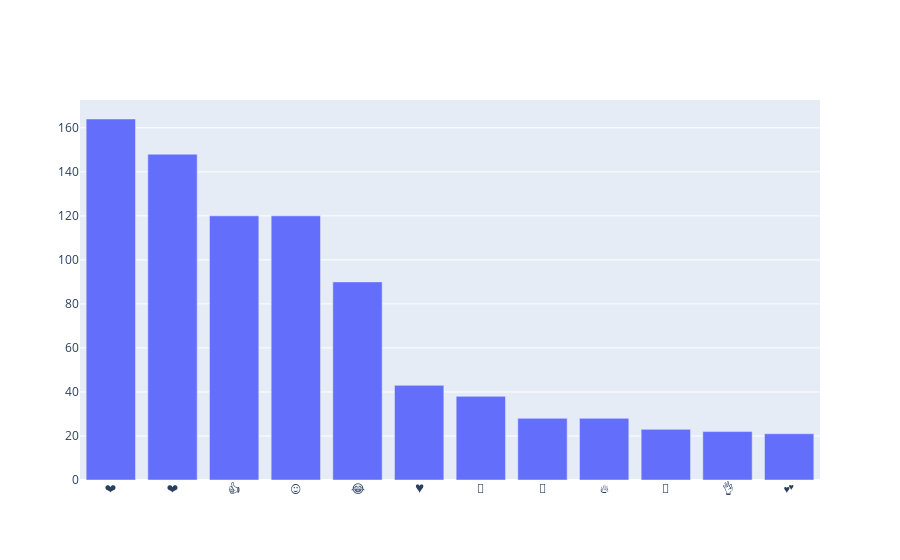

Here is the notebook cell this chart was saved with:
### Code cell
iplot([trace])

### Figure 1 — Plotly figure (JSON) as saved in the notebook; plotly's stock layout.template omitted (floating-point values rounded to 4 significant figures)
{"data": [{"type": "bar", "x": ["❤️", "❤", "👍", "😍", "😂", "♥", "💖", "💜", "🔥", "🐍", "👌", "💕"], "y": [164, 148, 120, 120, 90, 43, 38, 28, 28, 23, 22, 21]}], "layout": {}}
